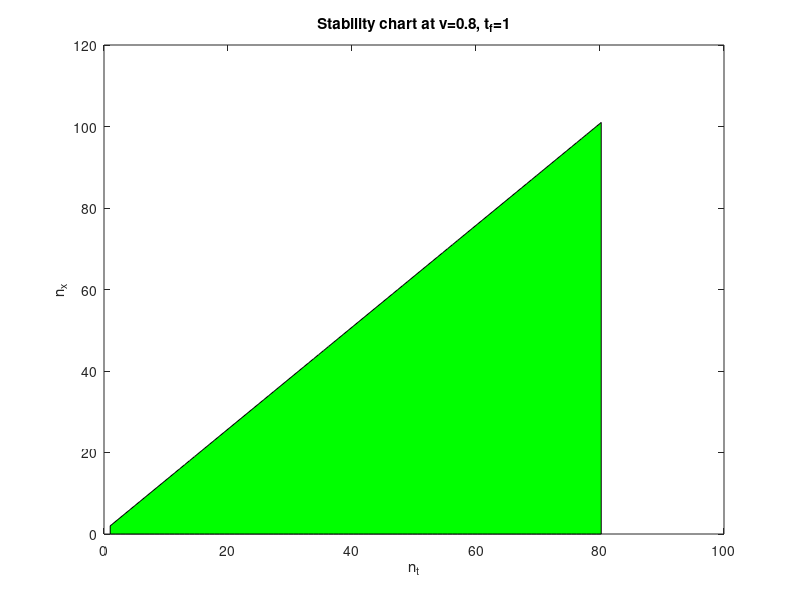

Write the MATLAB code that produced this figure.
clc
clear
close all

v = 0.8;
F = 1;
tf = 1;
nx(1)=1;
nt(1)=tf*v/F*(nx(1)-1)^2+1;
nxm=100;

for i = 1:nxm
     nt(i+1) = tf*v/F*(nx(i)-1)+1;
     nx(i+1) = nx(i)+1
end

area(nt,nx,'facecolor','green')
ylabel('n_x')
xlabel('n_t')
title('Stability chart at v=0.8, t_f=1')